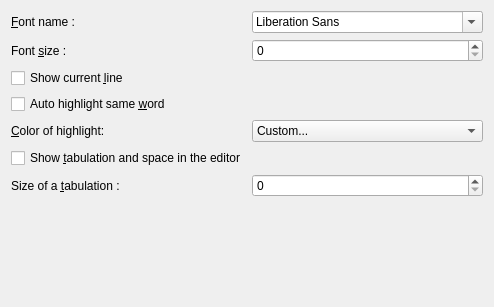
     <widget class="QWidget" name="m_font" >
      <layout class="QGridLayout" name="gridLayout_3" >
       <item row="0" column="0" >
        <widget class="QLabel" name="label_6" >
         <property name="text" >
          <string>&amp;Font name :</string>
         </property>
         <property name="buddy" >
          <cstring>m_fontComboBox</cstring>
         </property>
        </widget>
       </item>
       <item row="0" column="2" >
        <widget class="QFontComboBox" name="m_fontComboBox" >
         <property name="whatsThis" >
          <string>Name of the font to use in all editors.</string>
         </property>
        </widget>
       </item>
       <item row="1" column="0" >
        <widget class="QLabel" name="label_10" >
         <property name="text" >
          <string>Font &amp;size :</string>
         </property>
         <property name="buddy" >
          <cstring>m_fontSizeSpinBox</cstring>
         </property>
        </widget>
       </item>
       <item row="1" column="2" >
        <widget class="QSpinBox" name="m_fontSizeSpinBox" >
         <property name="whatsThis" >
          <string>Size of the font in the editor. The value is a global value.</string>
         </property>
        </widget>
       </item>
       <item row="2" column="0" >
        <widget class="QCheckBox" name="m_showCurrentLineCheckBox" >
         <property name="whatsThis" >
          <string>Show the current line in a different color. Usually a blue-gray.</string>
         </property>
         <property name="text" >
          <string>Show current &amp;line</string>
         </property>
        </widget>
       </item>
       <item row="3" column="0" colspan="2" >
        <widget class="QCheckBox" name="m_autoHighlightCheckBox" >
         <property name="whatsThis" >
          <string>&lt;p>Highlight automatically all same word in the editor in the same color.&lt;/p>
&lt;p>&lt;i>This can be slow down the edition mode.&lt;/i>&lt;/p></string>
         </property>
         <property name="text" >
          <string>Auto highlight same &amp;word</string>
         </property>
        </widget>
       </item>
       <item row="4" column="0" >
        <widget class="QLabel" name="label_17" >
         <property name="text" >
          <string>&amp;Color of highlight:</string>
         </property>
         <property name="buddy" >
          <cstring>m_highlightTextColorComboBox</cstring>
         </property>
        </widget>
       </item>
       <item row="4" column="2" >
        <widget class="KColorCombo" name="m_highlightTextColorComboBox" >
         <property name="whatsThis" >
          <string>Color used for highlight same word</string>
         </property>
         <item>
          <property name="text" >
           <string>Custom...</string>
          </property>
         </item>
        </widget>
       </item>
       <item row="5" column="0" colspan="2" >
        <widget class="QCheckBox" name="m_showTabulationCheckBox" >
         <property name="whatsThis" >
          <string>Show tabulation and space in the editor with specialcharacter (in greyed colour).</string>
         </property>
         <property name="text" >
          <string>Show &amp;tabulation and space in the editor</string>
         </property>
        </widget>
       </item>
       <item row="6" column="0" >
        <widget class="QLabel" name="label_14" >
         <property name="text" >
          <string>Size of a &amp;tabulation :</string>
         </property>
         <property name="buddy" >
          <cstring>m_sizeOfTabSpinBox</cstring>
         </property>
        </widget>
       </item>
       <item row="6" column="2" >
        <widget class="QSpinBox" name="m_sizeOfTabSpinBox" >
         <property name="whatsThis" >
          <string>Size of tabulation in number of character. This is the number of character that tabulation replaces.</string>
         </property>
        </widget>
       </item>
       <item row="7" column="1" >
        <spacer name="verticalSpacer" >
         <property name="orientation" >
          <enum>Qt::Vertical</enum>
         </property>
         <property name="sizeHint" stdset="0" >
          <size>
           <width>20</width>
           <height>99</height>
          </size>
         </property>
        </spacer>
       </item>
      </layout>
     </widget>
